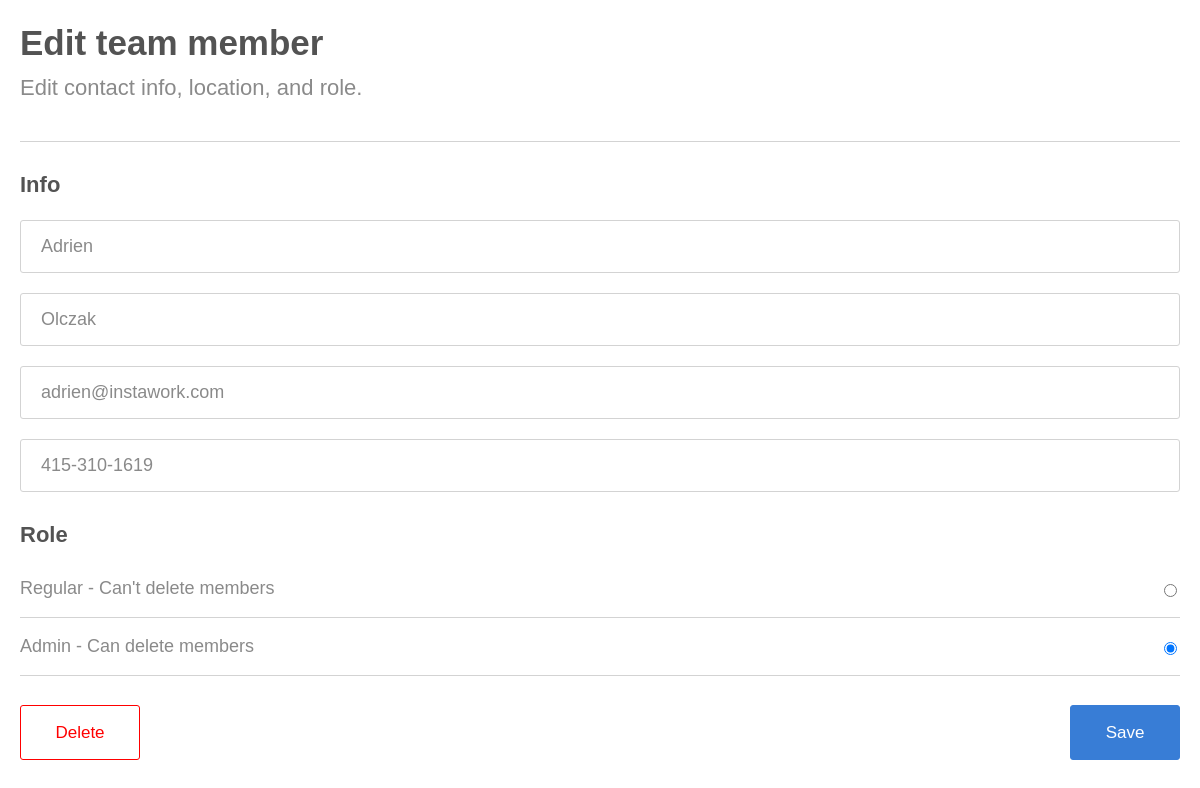
The page /instawork/edit/1/ on the database its author committed.
### management/models.py (models this page shows)
class TeamMember(models.Model):
    ROLE_CHOICES = (
        (1, 'Regular'),
        (2, 'Admin'),
    )
    first_name = models.CharField(max_length=50)
    last_name = models.CharField(max_length=50)
    email = models.CharField(max_length=50)
    phone_number = models.CharField(max_length=50)
    role = models.IntegerField(choices=ROLE_CHOICES)

### management/views.py (the view, shortened to what this page needs)
# urls.py: path('edit/<int:pk>/', views.edit, name='edit'),
def edit(request, pk):
    member = TeamMember.objects.get(pk=pk)
    return render(request, 'edit.html', {'member': member})

### management/templates/edit.html (shortened to what this page needs)
<!DOCTYPE html>
<html lang="en">
  <head>
  </head>
  <body>
    {% load static %}
    <!DOCTYPE html>
    <html lang="en">
      <head>
        <link rel="stylesheet" type="text/css" href="{% static 'edit.css' %}" />
      </head>
      <body>
        <h1>Edit team member</h1>
        <p class="sub-title">Edit contact info, location, and role.</p>
        <div class="line"></div>
        <p class="header-title">Info</p>
        <form method="post">
          <div class="input-seperator">
            <input
              type="text"
              id="first_name"
              name="first_name"
              placeholder="First Name"
              class="full-width-input"
              value="{{ member.first_name }}"
            />
          </div>
          <div class="input-seperator">
            <input
              type="text"
              id="last_name"
              name="last_name"
              placeholder="Last Name"
              class="full-width-input"
              value="{{ member.last_name }}"
            />
          </div>
          <div class="input-seperator">
            <input
              type="email"
              id="email"
              name="email"
              placeholder="Email"
              class="full-width-input"
              value="{{ member.email }}"
            />
          </div>
          <div class="input-seperator">
            <input
              type="text"
              id="phone_number"
              name="phone_number"
              placeholder="Phone Number"
              class="full-width-input"
              value="{{ member.phone_number }}"
            />
          </div>
          <div>
            <p class="header-title-role">Role</p>
            <div>
              <div id="role">
                <p>
                  <label class="type-role" for="regular"
                    >Regular - Can't delete members</label
                  >
                  <input class="radio" type="radio" id="regular" name="role"
                  value="1" {% if member.role == 1 %}checked{% endif %} />
                </p>
                <div class="line"></div>
                <p>
                  <label class="type-role" for="admin"
                    >Admin - Can delete members
                  </label>
                  <input class="radio" type="radio" id="admin" name="role"
                  value="2" {% if member.role == 2 %}checked{% endif %} />
                </p>
                <div class="line"></div>
              </div>
            </div>
          </div>
          <button class="delete" type="submit" name="delete" {% if member.role != 2 %}disabled style="border-color:lightgray;"{% endif %}>Delete</button>
          <button class="save" type="submit">Save</button>
        </form>
      </body>
    </html>
  </body>
</html>

### management/static/edit.css (style rules this page uses)
body { font-family: sans-serif; margin-left: 20px; margin-right: 20px; }
h1 { font-size: 35px; margin-bottom: 12px; color: rgb(83, 83, 83); }
p { color: rgb(138, 138, 138); display: flex; justify-content: space-between; align-items: center; }
.full-width-input { width: 100%; padding: 15px 10px; box-sizing: border-box; text-indent: 10px; border: 1px solid lightgrey; border-radius: 3px; font-size: 18px; color: rgb(138, 138, 138);; }
.input-seperator { margin-bottom: 20px; }
.sub-title { margin-top: 0; font-size: 22px; margin-bottom: 40px; }
.line { width: 100%; height: 1px; background-color: lightgrey; margin-top: 18px; margin-bottom: 18px; }
.header-title { color: rgb(83, 83, 83); font-size: 22px; font-weight: 600; margin-top: 30px; }
.header-title-role { color: rgb(83, 83, 83); font-size: 22px; font-weight: 600; margin-bottom: 30px; margin-top: 30px; }
.save { position: absolute; bottom: 20px; right: 20px; width: 110px; height: 55px; margin-bottom: 20px; font-size: 17px; color: white; border: 1px solid rgb(56, 125, 214); background-color: rgb(56, 125, 214); border-radius: 3px; }
.delete { position: absolute; bottom: 20px; left: 20px; width: 120px; height: 55px; margin-bottom: 20px; font-size: 17px; color: red; border: 1px solid red; background-color: white; border-radius: 3px; }
.type-role { font-size: 18px; }

### rows shown on the page
TeamMember: first_name "Adrien", last_name "Olczak", email "adrien@instawork.com", phone_number "415-310-1619", role "☐ Regular - Can't delete members", role "☑ Admin - Can delete members"
